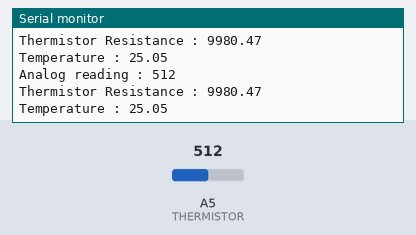
This sketch was run on a simulated Arduino Uno, built with avr-gcc and run on an emulated ATmega328P. Parts: the last lines printed to the serial monitor. Inputs (shaded band) come from the test bench; at power-on: A5 (THERMISTOR) = 512.

Above: at 1.8 s.
1.9 s: A5 (THERMISTOR) set to 0
At 2.8 s:
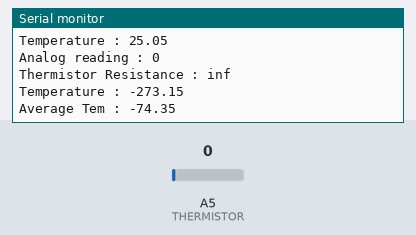
3.5 s: A5 (THERMISTOR) set to 122
At 4.9 s:
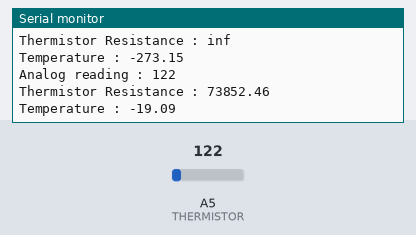
Timing chart, 0 to 6.5 s (numbered marks = the images above; inputs shaded):
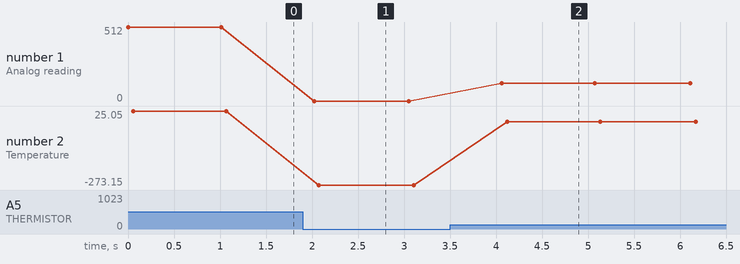

Measured:
- after the input at 1.9 s, the serial monitor: prints a new line after 0.12 s (image 1)
- after the input at 3.5 s, the serial monitor: prints a new line after 0.56 s (image 2)
- plotted number 1: 512 → 0 after the input at 1.9 s, 0 → 122 after the input at 3.5 s
- plotted number 2: 25.05 → -273.15 after the input at 1.9 s, -273.15 → -19.09 after the input at 3.5 s

The sketch:

q32.ino
```cpp
#define THERMISTOR A5
#define R0 10000
#define B 3435
#define R1 10000

float T0 = 25;

void setup() {
    T0 = T0 + 273.15;
    Serial.begin(9600);
}

void loop() {
    int samples;
    samples = analogRead(THERMISTOR);
    Serial.print("Analog reading : ");
    Serial.println(samples);

    float R = R1 * (1023.0 / samples - 1);

    Serial.print("Thermistor Resistance : ");
    Serial.println(R);

    float ln = log(R / R0);
    float T = 1.0 / ((1.0 / T0) + (ln / B));
    float C = T - 273.15;

    Serial.print("Temperature : ");
    Serial.println(C);


    static int count = 0;
    static float sum = 0;
    count++;
    sum += C;

    if (count == 3) {
        float average = sum / 3;
        Serial.print("Average Tem : ");
        Serial.println(average);

        count = 0;
        sum = 0;
    }

    delay(1000);
}
```
